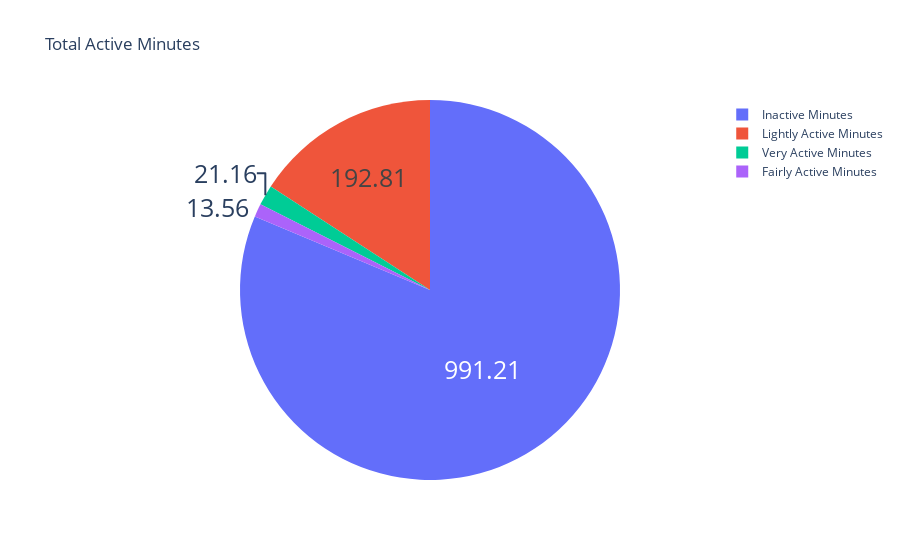

Notebook source saved alongside this figure:
### Markdown cell above
<h2>Different Minutes states Mean

### Code cell
label = ["Very Active Minutes", "Fairly Active Minutes", 
         "Lightly Active Minutes", "Inactive Minutes"]

counts = df[["VeryActiveMinutes", "FairlyActiveMinutes", 
               "LightlyActiveMinutes", "SedentaryMinutes"]].mean().round(2)


fig = go.Figure(data = [ go.Pie(labels = label, values = counts)])
fig.update_layout(title_text = 'Total Active Minutes')
fig.update_traces(hoverinfo = 'label+percent', textinfo = 'value', textfont_size=25)
fig.show()

### Figure 1 — Plotly figure (JSON) as saved in the notebook; plotly's stock layout.template omitted (floating-point values rounded to 4 significant figures)
{"data": [{"hoverinfo": "label+percent", "labels": ["Very Active Minutes", "Fairly Active Minutes", "Lightly Active Minutes", "Inactive Minutes"], "textfont": {"size": 25}, "textinfo": "value", "type": "pie", "values": [21.16, 13.56, 192.8, 991.2]}], "layout": {"title": {"text": "Total Active Minutes"}}}
